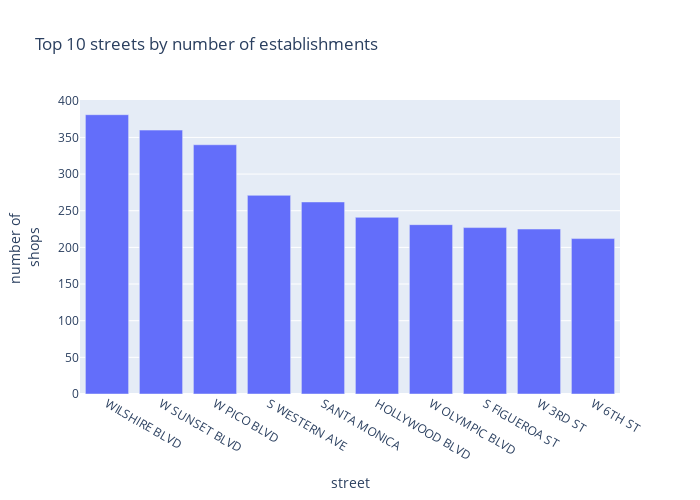

The code cell stored with this chart in its notebook:
### Markdown cell above
#### Top 10 streets by shop count

### Code cell
# top 10 streets by restaurant count
top_10_streets = (
    shops_per_street[:10]
)

fig = px.bar(
    top_10_streets,
    x='street',
    y='n_places',
    title='Top 10 streets by number of establishments',
    height=500,
    width=700
)

fig.update_yaxes(
    title='number of <br>shops'
)

### Figure 1 — Plotly figure (JSON) as saved in the notebook; plotly's stock layout.template omitted (floating-point values rounded to 4 significant figures)
{"data": [{"alignmentgroup": "True", "hovertemplate": "street=%{x}<br>n_places=%{y}<extra></extra>", "legendgroup": "", "marker": {"color": "#636efa", "pattern": {"shape": ""}}, "name": "", "offsetgroup": "", "orientation": "v", "showlegend": false, "textposition": "auto", "type": "bar", "x": ["WILSHIRE BLVD", "W SUNSET BLVD", "W PICO BLVD", "S WESTERN AVE", "SANTA MONICA", "HOLLYWOOD BLVD", "W OLYMPIC BLVD", "S FIGUEROA ST", "W 3RD ST", "W 6TH ST"], "xaxis": "x", "y": [381, 360, 340, 271, 262, 241, 231, 227, 225, 212], "yaxis": "y"}], "layout": {"barmode": "relative", "height": 500, "legend": {"tracegroupgap": 0}, "title": {"text": "Top 10 streets by number of establishments"}, "width": 700, "xaxis": {"anchor": "y", "autorange": true, "domain": [0, 1], "range": [-0.5, 9.5], "title": {"text": "street"}, "type": "category"}, "yaxis": {"anchor": "x", "autorange": true, "domain": [0, 1], "range": [0, 401.1], "title": {"text": "number of <br>shops"}, "type": "linear"}}}
